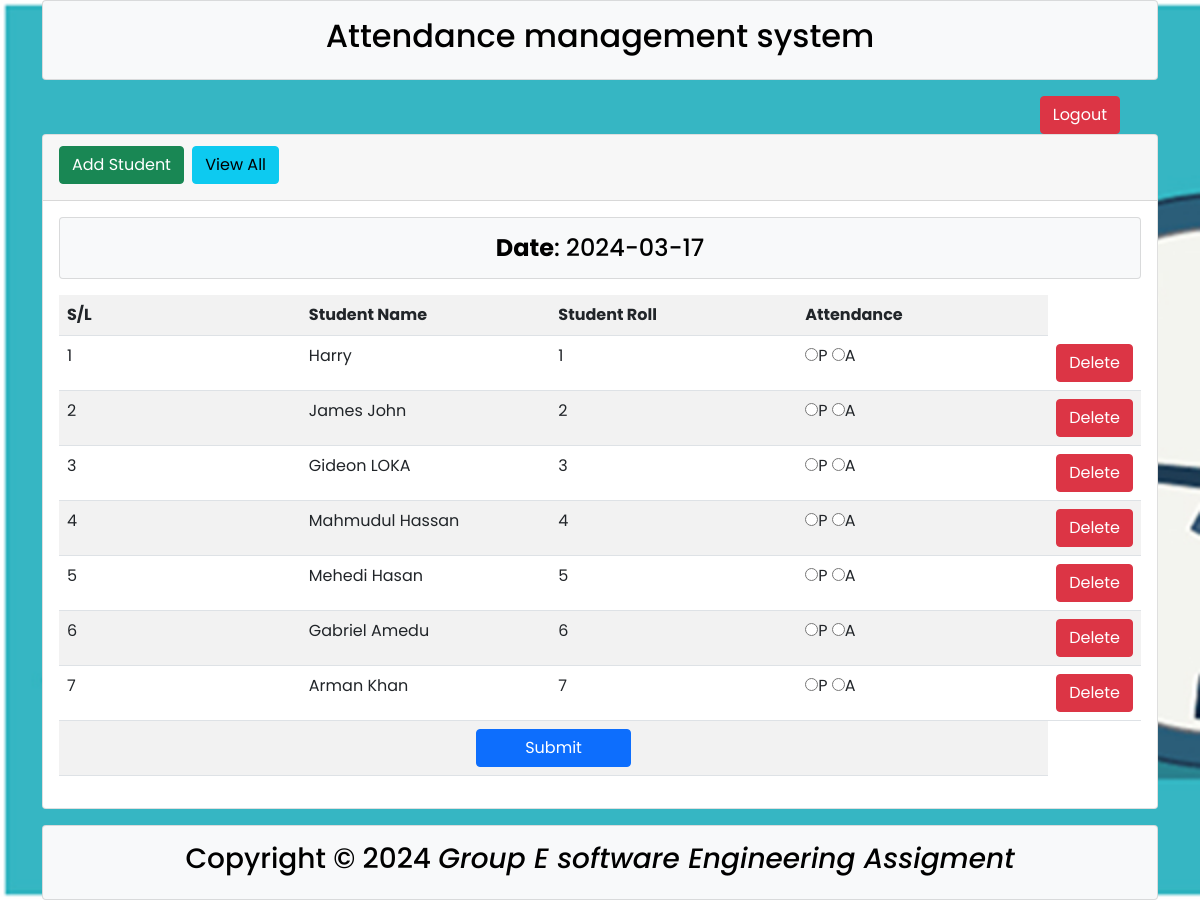
/index.php (signed in), run on the app's committed database.
### tables this page shows
CREATE TABLE `tbl_student` (
  `id` int(11) NOT NULL,
  `name` varchar(255) NOT NULL,
  `roll` int(11) NOT NULL
);

### lib/Database.php (called while the page is built, shortened)
<?php
Class Database{
 public $host   = DB_HOST;
 public $user   = DB_USER;
 public $pass   = DB_PASS;
 public $dbname = DB_NAME;
 public $link;
private function connectDB(){
   $this->link = new mysqli($this->host, $this->user, $this->pass,
      $this->dbname);
   }
  public function select($query){
    $result = $this->link->query($query) or
       die($this->link->error.__LINE__);
      if($result->num_rows > 0){
        return $result;
      } else {
        return false;
      }
   }
}

### classes/Student.php (called while the page is built, shortened)
<?php
$filepath = realpath(dirname(__FILE__));
include_once($filepath . '/../lib/Database.php');
?>
<?php
class Student
{
	private $db;
	public function __construct()
	{
		$this->db = new Database();
	}
	public function getStudents()
	{
		$query  = "SELECT * FROM tbl_student";
		$result = $this->db->select($query);
		return $result;
	}
}

### index.php (the view, shortened to what this page needs)
<?php
if(!isset($_SESSION['admin'])){
	header("location:login.php");
}else{
	include "inc/header.php";
	include "classes/Student.php";
	$stu = new Student();
?>
<?php
	$cur_date = date('Y-m-d');
?>
	<div class="container">
		<div class="card">
			<div class="card-header">
				<h2>
					<a class="btn btn-success" href="add.php">Add Student</a>
					<a class="btn btn-info float-right" href="date_view.php">View All</a>
				</h2>
			</div>
			<div class="card-body">
				<div class="card bg-light text-center mb-3">
					<h4 class="m-0 py-3"><strong>Date</strong>: <?php echo $cur_date; ?></h4>
				</div>
				<form action="" method="post">
					<table class="table table-striped">
						<tr>
							<th width="25%">S/L</th>
							<th width="25%">Student Name</th>
							<th width="25%">Student Roll</th>
							<th width="25%">Attendance</th>
						</tr>
<?php
	$getstudent = $stu->getStudents();
	if ($getstudent) {
		$i = 0;
		while ($value = $getstudent->fetch_assoc()) {
			$i++;
?>
						<tr>
							<td><?php echo $i; ?></td>
							<td><?php echo $value['name']; ?></td>
							<td><?php echo $value['roll']; ?></td>
							<td>
								<input type="radio" name="attend[<?php echo $value['roll']; ?>]" value="present">P
								<input type="radio" name="attend[<?php echo $value['roll']; ?>]" value="absent">A
							</td>
							<td><a href="delete-student.php? id=<?php echo $value['id']?>" class="btn btn-danger">Delete</a></td>
						</tr>
<?php } } ?>
						<tr>
							<td colspan="4" class="text-center">
								<input type="submit" name="submit" class="btn btn-primary px-5" value="Submit">
							</td>
						</tr>
					</table>
				</form>
			</div>
		</div>
	</div>
<?php include "inc/footer.php"; }?>

### inc/header.php (shortened to what this page needs)
<!DOCTYPE html>
<html lang="en">
<head>
<link href="assets/vendor/animate.css/animate.min.css" rel="stylesheet">
<link href="assets/vendor/bootstrap/css/bootstrap.min.css" rel="stylesheet">
<link href="assets/vendor/bootstrap-icons/bootstrap-icons.css" rel="stylesheet">
<link href="assets/vendor/swiper/swiper-bundle.min.css" rel="stylesheet">
<link href="assets/css/style.css" rel="stylesheet">
</head>
<body style="
background-image:url('assets/img/bg.jpg');
background-size:cover;
background-repeat:no-repeat;
">
	<div class="container mb-3">
		<div class="card card-body bg-light text-center">
			<h2>Attendance management system</h2>
		</div>
	</div>
	<?Php if(isset($_SESSION['admin'])){?>
	<div class="text t" style="text-align: right; padding-right:80px">
		<form method="post">
		<input type="submit" class="btn btn-danger" value="Logout" name="logout">
			</form>
	</div>
	<?Php }?>

### inc/footer.php (shortened to what this page needs)
	<div class="container mt-3">
		<div class="card card-body bg-light text-center">
			<h3>
				<span>Copyright &copy;</span>
				<span>
					<i>
					Group E software Engineering Assigment
					</i>
				</span>
			</h3>
		</div>
	</div>
</body>
</html>

### assets/css/style.css (style rules this page uses)
body { font-family: 'Poppins', sans-serif; color: #555555; }
h1, h2, h3, h4, h5, h6 { color: #000000; }
a { color: #000000; text-decoration: none; transition: all .5s ease; }
.btn { transition: .5s ease; }

### data on the page
tbl_student: name "Harry", roll "1"
tbl_student: name "James John", roll "2"
tbl_student: name "Gideon LOKA", roll "3"
tbl_student: name "Mahmudul Hassan", roll "4"
tbl_student: name "Mehedi Hasan", roll "5"
tbl_student: name "Gabriel Amedu", roll "6"
tbl_student: name "Arman Khan", roll "7"
